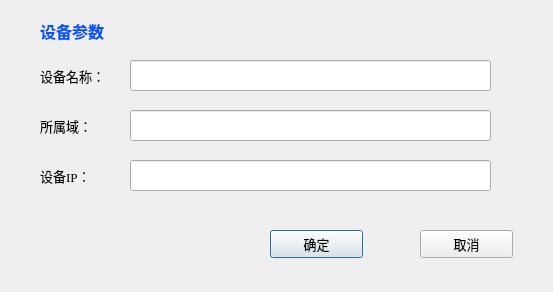
<?xml version="1.0" encoding="UTF-8"?>
<ui version="4.0">
 <class>ADDDevice</class>
 <widget class="QDialog" name="ADDDevice">
  <property name="geometry">
   <rect>
    <x>0</x>
    <y>0</y>
    <width>553</width>
    <height>292</height>
   </rect>
  </property>
  <property name="windowTitle">
   <string>添加设备</string>
  </property>
  <widget class="QDialogButtonBox" name="buttonBox">
   <property name="geometry">
    <rect>
     <x>30</x>
     <y>430</y>
     <width>511</width>
     <height>32</height>
    </rect>
   </property>
   <property name="orientation">
    <enum>Qt::Horizontal</enum>
   </property>
  </widget>
  <widget class="QLabel" name="label">
   <property name="geometry">
    <rect>
     <x>40</x>
     <y>60</y>
     <width>91</width>
     <height>31</height>
    </rect>
   </property>
   <property name="font">
    <font>
     <family>Times New Roman</family>
     <pointsize>10</pointsize>
    </font>
   </property>
   <property name="text">
    <string>设备名称：</string>
   </property>
  </widget>
  <widget class="QLineEdit" name="DeviceName">
   <property name="geometry">
    <rect>
     <x>130</x>
     <y>60</y>
     <width>361</width>
     <height>31</height>
    </rect>
   </property>
   <property name="font">
    <font>
     <family>Times New Roman</family>
     <pointsize>10</pointsize>
    </font>
   </property>
  </widget>
  <widget class="QLabel" name="label_2">
   <property name="geometry">
    <rect>
     <x>40</x>
     <y>110</y>
     <width>91</width>
     <height>31</height>
    </rect>
   </property>
   <property name="font">
    <font>
     <family>Times New Roman</family>
     <pointsize>10</pointsize>
    </font>
   </property>
   <property name="text">
    <string>所属域：</string>
   </property>
  </widget>
  <widget class="QLineEdit" name="DeviceArea">
   <property name="geometry">
    <rect>
     <x>130</x>
     <y>110</y>
     <width>361</width>
     <height>31</height>
    </rect>
   </property>
   <property name="font">
    <font>
     <family>Times New Roman</family>
     <pointsize>10</pointsize>
    </font>
   </property>
  </widget>
  <widget class="QLabel" name="label_3">
   <property name="geometry">
    <rect>
     <x>40</x>
     <y>160</y>
     <width>91</width>
     <height>31</height>
    </rect>
   </property>
   <property name="font">
    <font>
     <family>Times New Roman</family>
     <pointsize>10</pointsize>
    </font>
   </property>
   <property name="text">
    <string>设备IP：</string>
   </property>
  </widget>
  <widget class="QLineEdit" name="DeviceIP">
   <property name="geometry">
    <rect>
     <x>130</x>
     <y>160</y>
     <width>361</width>
     <height>31</height>
    </rect>
   </property>
   <property name="font">
    <font>
     <family>Times New Roman</family>
     <pointsize>10</pointsize>
    </font>
   </property>
   <property name="text">
    <string/>
   </property>
  </widget>
  <widget class="QLabel" name="label_5">
   <property name="geometry">
    <rect>
     <x>40</x>
     <y>20</y>
     <width>101</width>
     <height>21</height>
    </rect>
   </property>
   <property name="font">
    <font>
     <family>Agency FB</family>
     <pointsize>12</pointsize>
     <weight>75</weight>
     <bold>true</bold>
    </font>
   </property>
   <property name="styleSheet">
    <string notr="true">color: rgb(0, 85, 255);</string>
   </property>
   <property name="text">
    <string>设备参数</string>
   </property>
  </widget>
  <widget class="QPushButton" name="OKBtn">
   <property name="geometry">
    <rect>
     <x>270</x>
     <y>230</y>
     <width>93</width>
     <height>28</height>
    </rect>
   </property>
   <property name="font">
    <font>
     <family>Times New Roman</family>
     <pointsize>10</pointsize>
     <weight>50</weight>
     <bold>false</bold>
    </font>
   </property>
   <property name="text">
    <string>确定</string>
   </property>
  </widget>
  <widget class="QPushButton" name="CancelBtn">
   <property name="geometry">
    <rect>
     <x>420</x>
     <y>230</y>
     <width>93</width>
     <height>28</height>
    </rect>
   </property>
   <property name="font">
    <font>
     <family>Times New Roman</family>
     <pointsize>10</pointsize>
     <weight>50</weight>
     <bold>false</bold>
    </font>
   </property>
   <property name="text">
    <string>取消</string>
   </property>
  </widget>
 </widget>
 <resources/>
 <connections>
  <connection>
   <sender>buttonBox</sender>
   <signal>accepted()</signal>
   <receiver>ADDDevice</receiver>
   <slot>accept()</slot>
   <hints>
    <hint type="sourcelabel">
     <x>248</x>
     <y>254</y>
    </hint>
    <hint type="destinationlabel">
     <x>157</x>
     <y>274</y>
    </hint>
   </hints>
  </connection>
  <connection>
   <sender>buttonBox</sender>
   <signal>rejected()</signal>
   <receiver>ADDDevice</receiver>
   <slot>reject()</slot>
   <hints>
    <hint type="sourcelabel">
     <x>316</x>
     <y>260</y>
    </hint>
    <hint type="destinationlabel">
     <x>286</x>
     <y>274</y>
    </hint>
   </hints>
  </connection>
 </connections>
</ui>
